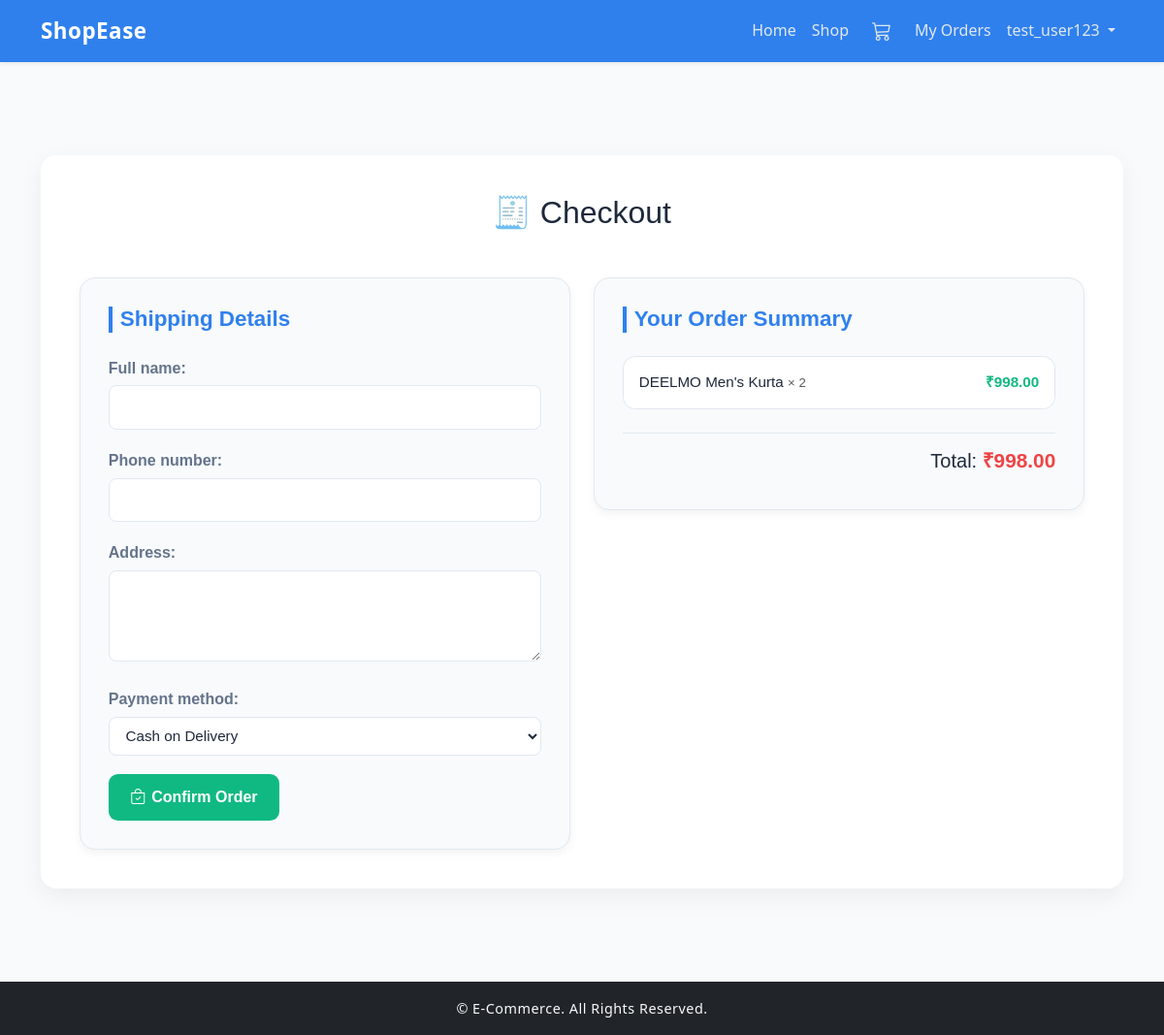
/checkout/ (signed in), run on an earlier commit of the app's database.
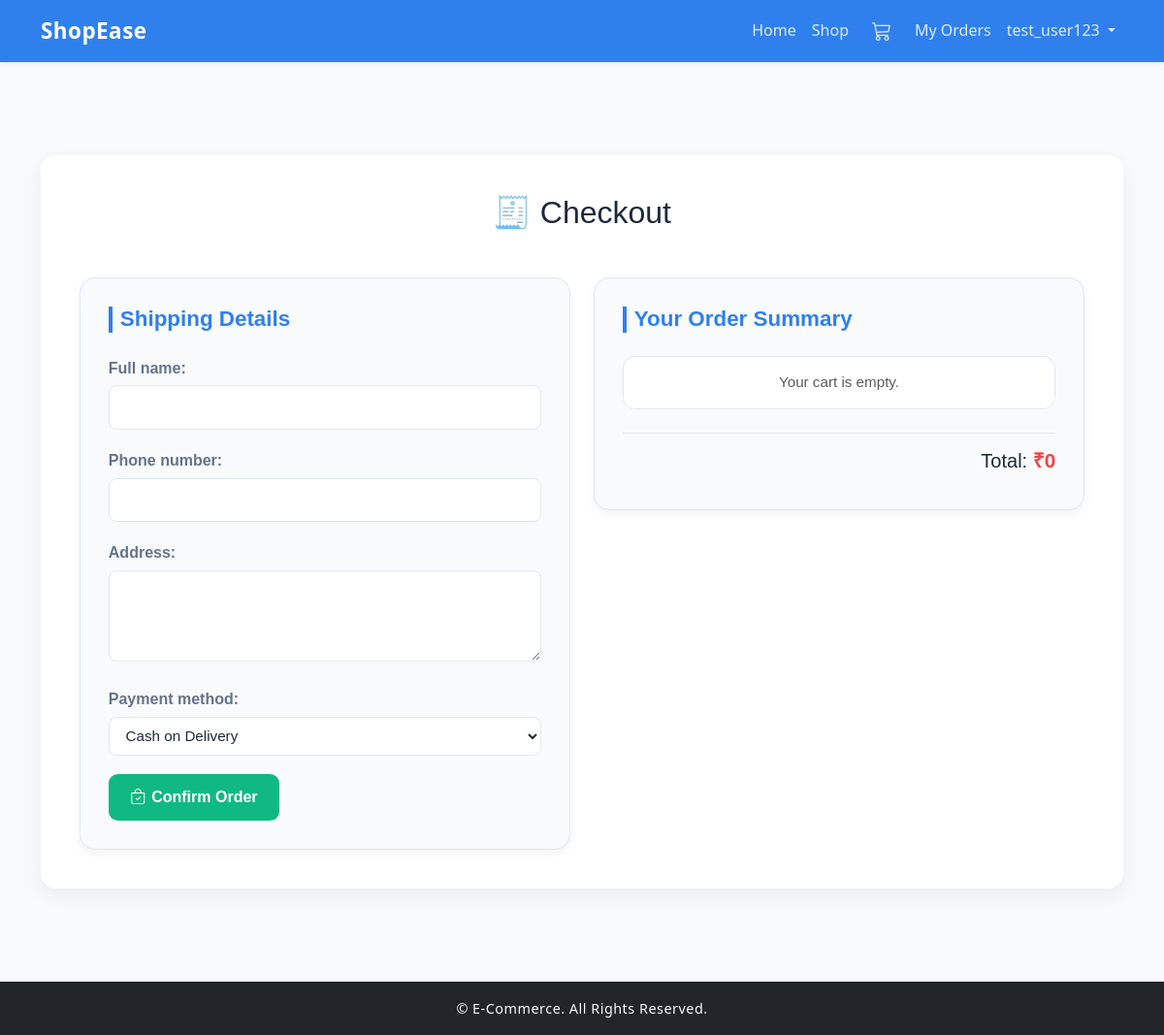
And on a later commit of the database.
### cart/models.py (models this page shows, shortened)
class CartItem(models.Model):
    user = models.ForeignKey(settings.AUTH_USER_MODEL, on_delete=models.CASCADE, related_name='cart_items')
    product = models.ForeignKey(Product, on_delete=models.CASCADE)
    quantity = models.PositiveIntegerField(default=1)
    def subtotal(self):
        price = self.product.discount_price if self.product.is_on_sale else self.product.price
        return price * self.quantity

### products/models.py (models this page shows, shortened)
class Product(models.Model):
    category = models.ForeignKey(Category, on_delete=models.CASCADE, related_name='products')
    name = models.CharField(max_length=150)
    slug = models.SlugField(max_length=160, unique=True)
    description = models.TextField(blank=True, null=True)
    price = models.DecimalField(max_digits=10, decimal_places=2)
    discount_price = models.DecimalField(max_digits=10, decimal_places=2, blank=True, null=True)
    stock = models.PositiveIntegerField(default=0)
    main_image = models.ImageField(upload_to='products/', blank=True, null=True)
    is_featured = models.BooleanField(default=False)
    created_at = models.DateTimeField(default=timezone.now)
    updated_at = models.DateTimeField(auto_now=True)
    class Meta:
        ordering = ['-created_at']
    @property
    def is_on_sale(self):
        return self.discount_price and self.discount_price < self.price

### checkout/views.py (the view, shortened to what this page needs)
# urls.py: path('', CheckoutView.as_view(), name='checkout'),
@method_decorator(login_required, name='dispatch')
class CheckoutView(View):
    def get(self, request):
        form = CheckoutForm()
        cart_items = CartItem.objects.filter(user=request.user)
        total = sum(item.subtotal() for item in cart_items)
        return render(request, 'checkout/checkout.html', {
            'form': form,
            'cart_items': cart_items,
            'total': total,
        })

### checkout/forms.py
class CheckoutForm(forms.ModelForm):
    class Meta:
        model = Checkout
        fields = ['full_name', 'phone_number', 'address', 'payment_method']
        widgets = {
            'address': forms.Textarea(attrs={'rows': 3}),
        }

### templates/checkout/checkout.html (shortened to what this page needs)
{% extends 'base.html' %}
{% load static %}
{% block content %}
<link rel="stylesheet" href="{% static 'checkout/checkout.css' %}">
<div class="checkout-page py-5">
  <div class="container checkout-container">
    <h2 class="text-center mb-5">🧾 Checkout</h2>
    <div class="row g-4">
      <div class="col-md-6">
        <div class="checkout-card">
          <h4 class="section-title">Shipping Details</h4>
          <form method="post" class="checkout-form">
            {{ form.as_p }}
            <button type="submit" class="btn-confirm-order">
              <i class="bi bi-bag-check"></i> Confirm Order
            </button>
          </form>
        </div>
      </div>
      <div class="col-md-6">
        <div class="checkout-card">
          <h4 class="section-title">Your Order Summary</h4>
          <ul class="order-summary list-group mb-4">
            {% for item in cart_items %}
            <li class="list-group-item d-flex justify-content-between align-items-center">
              <div>
                <span class="product-name">{{ item.product.name }}</span>
                <small class="text-muted">× {{ item.quantity }}</small>
              </div>
              <span class="product-price">₹{{ item.subtotal }}</span>
            </li>
            {% empty %}
            <li class="list-group-item text-center text-muted">Your cart is empty.</li>
            {% endfor %}
          </ul>
          <div class="total-section text-end">
            <h5>Total: <span class="total-amount">₹{{ total }}</span></h5>
          </div>
        </div>
      </div>
    </div>
  </div>
</div>
{% endblock %}

What changed in the data, as far as the page shows it:
removed CartItem: product.name "DEELMO Men's Kurta", quantity "2", subtotal "998.00"
Also different on the page:
{{ total }}: "998.00" → "0"
text now shown: "Your cart is empty."
